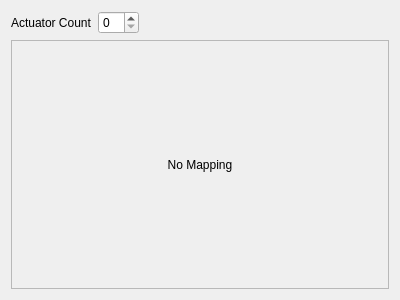
<?xml version="1.0" encoding="UTF-8"?>
<ui version="4.0">
 <class>PoseMappingWidget</class>
 <widget class="QWidget" name="PoseMappingWidget">
  <property name="geometry">
   <rect>
    <x>0</x>
    <y>0</y>
    <width>400</width>
    <height>300</height>
   </rect>
  </property>
  <property name="windowTitle">
   <string>Form</string>
  </property>
  <layout class="QVBoxLayout" name="verticalLayout">
   <item>
    <layout class="QHBoxLayout" name="horizontalLayout">
     <item>
      <widget class="QLabel" name="label">
       <property name="text">
        <string>Actuator Count</string>
       </property>
      </widget>
     </item>
     <item>
      <widget class="QSpinBox" name="spinBoxActuatorCount"/>
     </item>
     <item>
      <spacer name="horizontalSpacer">
       <property name="orientation">
        <enum>Qt::Horizontal</enum>
       </property>
       <property name="sizeHint" stdset="0">
        <size>
         <width>40</width>
         <height>20</height>
        </size>
       </property>
      </spacer>
     </item>
    </layout>
   </item>
   <item>
    <widget class="QScrollArea" name="scrollArea">
     <property name="widgetResizable">
      <bool>true</bool>
     </property>
     <widget class="QWidget" name="scrollAreaWidgetContents">
      <property name="geometry">
       <rect>
        <x>0</x>
        <y>0</y>
        <width>380</width>
        <height>246</height>
       </rect>
      </property>
      <layout class="QVBoxLayout" name="verticalLayout_2">
       <item>
        <widget class="PoseMappingView" name="widgetPoses" native="true">
         <property name="sizePolicy">
          <sizepolicy hsizetype="Minimum" vsizetype="Expanding">
           <horstretch>0</horstretch>
           <verstretch>0</verstretch>
          </sizepolicy>
         </property>
         <layout class="QGridLayout" name="gridLayout">
          <item row="0" column="0">
           <widget class="QLabel" name="label_2">
            <property name="text">
             <string>No Mapping</string>
            </property>
            <property name="alignment">
             <set>Qt::AlignCenter</set>
            </property>
           </widget>
          </item>
         </layout>
        </widget>
       </item>
      </layout>
     </widget>
    </widget>
   </item>
  </layout>
 </widget>
 <customwidgets>
  <customwidget>
   <class>PoseMappingView</class>
   <extends>QWidget</extends>
   <header>../../libs/libcore/widgets/PoseMappingView.hpp</header>
   <container>1</container>
  </customwidget>
 </customwidgets>
 <resources/>
 <connections/>
</ui>
